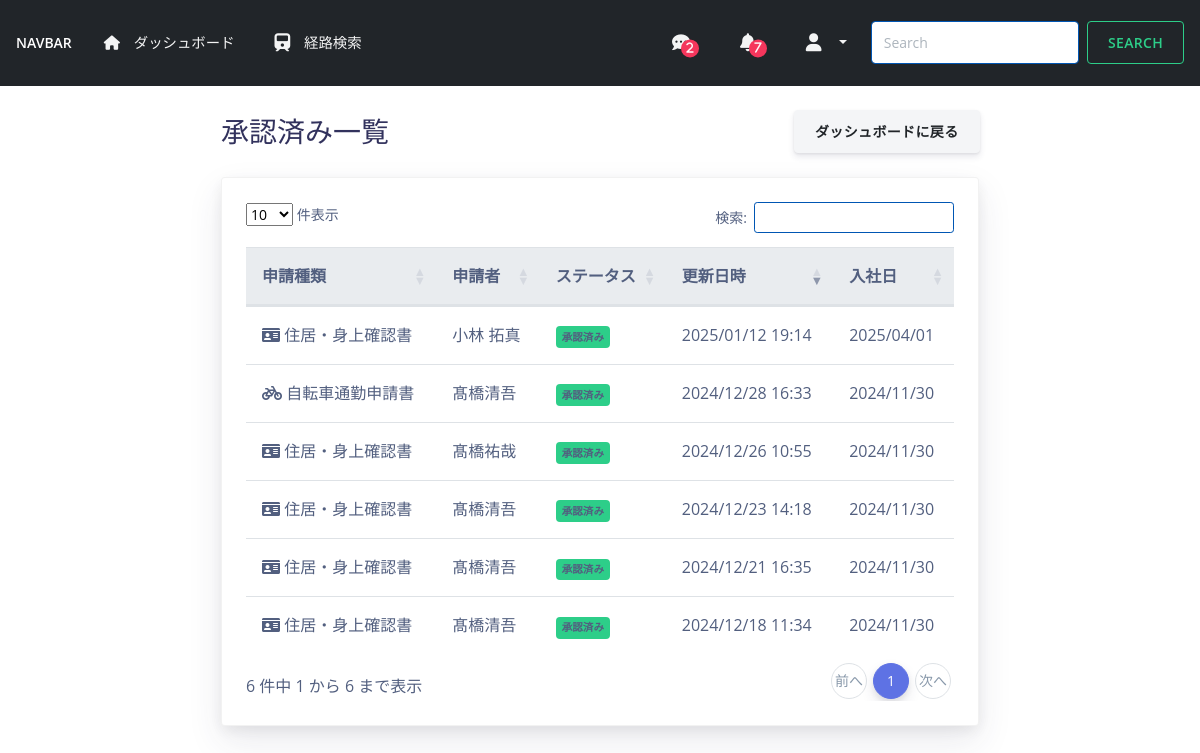
The page /request/approving_list/ (signed in) on the database its author committed.
### request/models.py (models this page shows, shortened)
class Application(models.Model):
    STATUS_CHOICES = [
        ('pending', '申請中'),
        ('approved', '承認済み'),
        ('rejected', '差し戻し'),
    ]
    user = models.ForeignKey(
        to=CustomUser,
        verbose_name='ユーザ',
        on_delete=models.CASCADE,
        null=True
    )
    status = models.CharField(
        max_length=10,
        choices=STATUS_CHOICES,
        verbose_name="申請ステータス",
        default='pending'
    )
    updated_at = models.DateTimeField(auto_now=True, verbose_name="更新日時")
    approval_date = models.DateField(verbose_name="承認日", blank=True, null=True)
    remarks = models.TextField(verbose_name="備考欄", blank=True, null=True)
    objects = ApplicationManager()
    class Meta:
        abstract = True

class Confirmation(Application):
    TRANSPORTATION_CHOICES = [
        ('walk', '徒歩'),
        ('bus', 'バス'),
        ('bicycle', '自転車'),
    ]
    name = models.CharField(max_length=100, verbose_name="氏名")
    name_kana = models.CharField(max_length=100, verbose_name="氏名フリガナ")
    address = models.TextField(verbose_name="住所")
    address_kana = models.TextField(verbose_name="住所フリガナ")
    is_bicycle_commute = models.BooleanField(verbose_name="自転車通勤", default=False)
    commute_route = models.TextField(verbose_name="通勤経路", blank=True, null=True)
    transportation_type = models.CharField(
        max_length=10,
        choices=TRANSPORTATION_CHOICES,
        verbose_name="最寄駅までの交通手段",
        default='walk'
    )
    bus_route = models.TextField(verbose_name="バス経路", blank=True, null=True)
    route_json = models.JSONField(verbose_name="経路データ（JSON）", blank=True, null=True)
    bus_route_json = models.JSONField(verbose_name="バス経路データ（JSON）", blank=True, null=True)
    updated_at = models.DateTimeField(auto_now=True, verbose_name="更新日時")
    economic_route_json = models.JSONField(verbose_name="経済路線（JSON）", blank=True, null=True)
    commuting_expenses = models.IntegerField(verbose_name="定期券代", blank=True, null=True)
    class Meta:
        verbose_name = "住居・身上確認書"
        verbose_name_plural = "住居・身上確認書"

class BicycleCommute(Application):
    application_date = models.DateField(verbose_name="申請日")
    employee_number = models.CharField(max_length=10, verbose_name="社員番号")
    name = models.CharField(max_length=100, verbose_name="氏名")
    name_kana = models.CharField(max_length=100, verbose_name="氏名フリガナ")
    affiliation = models.CharField(max_length=100, verbose_name="所属")
    current_address = models.TextField(verbose_name="現住所")
    amount = models.IntegerField(verbose_name="支給額計")
    class Meta:
        verbose_name = "自転車通勤申請書"
        verbose_name_plural = "自転車通勤申請書"

### accounts/models.py (models this page shows)
class CustomUser(AbstractUser):
    EMPLOYEE_TYPES = [
        ('内定者', '内定者'),
        ('社員', '社員'),
        ('退職者', '退職者'),
        ('人事', '人事'),
    ]
    employee_type = models.CharField(
        max_length=20,
        choices=EMPLOYEE_TYPES,
        default='内定者',
        verbose_name='社員属性'
    )
    date_of_joining = models.DateField(
        null=True,
        blank=True,
        verbose_name='入社日'
    )
    is_first_login = models.BooleanField(
        default=True,
        verbose_name='初回ログイン'
    )

### request/views.py (the view)
# urls.py: path('approving_list/', ApprovedListView.as_view(), name='approving_list'),
class ApprovedListView(ApplicationListView):
    def get_queryset(self):
        user = self.request.user
        if user.is_staff:
            confirmation_apps = Confirmation.objects.filter(status='approved')
            bicycle_commute_apps = BicycleCommute.objects.filter(status='approved')
        else:
            confirmation_apps = Confirmation.objects.filter(user=user, status='approved')
            bicycle_commute_apps = BicycleCommute.objects.filter(user=user, status='approved')
        all_applications = sorted(
            chain(confirmation_apps, bicycle_commute_apps),
            key=lambda x: x.updated_at,
            reverse=True
        )
        return all_applications

### notification/context_processors.py (called while the page is built)
def unread_notifications_count(request):
    if request.user.is_authenticated:
        unread_count = Notification.objects.filter(user=request.user, is_read=False).count()
        message_count = Message.objects.filter(recipient=request.user, is_read=False).count()
        return {'unread_notifications_count': unread_count, 'unread_messages_count': message_count}
    return {'unread_notifications_count': 0}

### request/templatetags/application_filters.py (called while the page is built)
@register.filter
def class_name(obj):
    return obj.__class__.__name__

### templates/request/application_list.html (shortened to what this page needs)
{% extends "request/base.html" %}
{% load static %}
{% load application_filters %}
{% block extra_css %}
<link rel="stylesheet" type="text/css" href="https://cdn.datatables.net/1.10.25/css/dataTables.bootstrap5.min.css">
{% endblock %}
{% block content %}
<div class="container-fluid px-4 py-4">
    <div class="row justify-content-center">
        <div class="col-md-12 col-lg-8">
            <div class="d-flex justify-content-between align-items-center mb-4">
                <h1 class="h3 mb-0 text-gray-800">
                    {% if user.is_staff %}
                        {% if request.resolver_match.url_name == 'unprocessing_list' %}
                            未処理一覧
                        {% elif request.resolver_match.url_name == 'approving_list' %}
                            承認済み一覧
                        {% endif %}
                    {% endif %}
                </h1>
                <a href="{% url 'dashboard' %}" class="btn btn-secondary">ダッシュボードに戻る</a>
            </div>
            {% if applications %}
            <div class="card shadow mb-4">
                <div class="card-body">
                    <div class="table-responsive">
                        <table id="applicationTable" class="table table-hover">
                            <thead class="thead-light">
                                <tr>
                                    <th>申請種類</th>
                                    <th>申請者</th>
                                    <th>ステータス</th>
                                    <th>更新日時</th>
                                    {% if user.is_staff and request.resolver_match.url_name == 'approving_list' %}
                                        <th>入社日</th>
                                    {% endif %}
                                </tr>
                            </thead>
                            <tbody>
                                {% for application in applications %}
                                {% if application.status != 'rejected' %}
                                <tr class="clickable-row" style="cursor: pointer;"
                                data-href="{% if application|class_name == 'Confirmation' %}
                                              {% url 'request:detail_confirmation' application.id %}
                                            {% elif application|class_name == 'BicycleCommute' %}
                                              {% url 'request:detail_bicycle_commute' application.id %}
                                            {% endif %}">
                                {% endif %}
                                    <td>
                                        {% if application|class_name == 'Confirmation' %}
                                            <i class="fas fa-id-card me-2"></i> 住居・身上確認書
                                        {% elif application|class_name == 'BicycleCommute' %}
                                            <i class="fa fa-bicycle me-2"></i> 自転車通勤申請書
                                        {% elif application|class_name == 'ExpenseReport' %}
                                            <i class="fas fa-receipt me-2"></i> 経費精算
                                        {% endif %}
                                    </td>
                                    <td>{{ application.user.first_name }}</td>
                                    <td>
                                        <span class="badge {% if application.status == 'rejected' %}bg-warning{% elif application.status == 'approved' %}bg-success{% else %}bg-secondary{% endif %}">
                                            {{ application.get_status_display }}
                                        </span>
                                    </td>
                                    <td>{{ application.updated_at|date:"Y/m/d H:i" }}</td>
                                    {% if user.is_staff and request.resolver_match.url_name == 'approving_list' %}
                                        <td>
                                            {{ application.user.date_of_joining|date:"Y/m/d" }}
                                        </td>
                                    {% endif %}
                                </tr>
                                {% endfor %}
                            </tbody>
                        </table>
                    </div>
                </div>
            </div>
            {% endif %}
        </div>
    </div>
</div>
{% endblock %}
{% block extra_script %}
<link rel="stylesheet" type="text/css" href="https://cdn.datatables.net/buttons/2.3.7/css/buttons.bootstrap5.min.css">
{% endblock %}

### templates/request/base.html (shortened to what this page needs)
{% load static %}
<!DOCTYPE html>
<html>
<head>
    <link href="{% static 'css/nucleo-icons.css' %}" rel="stylesheet">
    <link href="https://use.fontawesome.com/releases/v5.0.6/css/all.css" rel="stylesheet">
    <link rel="stylesheet" href="https://cdnjs.cloudflare.com/ajax/libs/font-awesome/6.0.0-beta3/css/all.min.css">
    <link type="text/css" href="{% static '/css/argon-design-system.min.css' %}" rel="stylesheet">
    <link rel="stylesheet"
        href="https://cdnjs.cloudflare.com/ajax/libs/jquery.perfect-scrollbar/1.5.5/css/perfect-scrollbar.min.css">
    <link rel="stylesheet" href="https://cdn.jsdelivr.net/npm/flatpickr/dist/flatpickr.min.css">
    <link class="css" rel="stylesheet" type="text/css" href="{% static 'css/style.css' %}">
    <link class="css" rel="stylesheet" type="text/css" href="{% static 'expGuiCourse/expCss/expGuiCourse.css' %}">
    <link class="css" rel="stylesheet" type="text/css" href="{% static 'css/dashboard.css' %}">
    {% block extra_css %}{% endblock %}
</head>
<body>
    {% block navbar %}
    <div class="sticky-top">
        <nav class="navbar navbar-icon-top navbar-expand-lg navbar-dark bg-dark w-100">
            <a class="navbar-brand disabled text-white">Navbar</a>
            <div class="collapse navbar-collapse" id="navbarSupportedContent">
                <ul class="navbar-nav mr-auto">
                    {% if user.is_authenticated %}
                    <li class="nav-item">
                        <a class="nav-link" href="{% url 'dashboard' %}">
                            <i class="fa fa-home"></i>
                            ダッシュボード
                        </a>
                    </li>
                    {% endif %}
                    <li class="nav-item">
                        <a class="nav-link" href="{% url 'route' %}">
                            経路検索
                        </a>
                    </li>
                </ul>
                <ul class="navbar-nav ">
                    {% if user.is_authenticated %}
                    <li class="nav-item">
                        <a class="nav-link" href="{% url 'message:message_list' %}">
                            <i class="fa fa-commenting fa-lg position-relative" aria-hidden="true">
                                {% if unread_messages_count > 0 %}
                                <span
                                    class="position-absolute bottom-0 end-0 translate-middle-x translate-middle-y badge rounded-pill bg-danger"
                                    style="border-radius: 50% !important; width: 18px; height: 18px; display: flex; align-items: center; justify-content: center; transform: translate(50%, 80%);">{{ unread_messages_count }}</span>
                                {% endif %}
                            </i>
                        </a>
                    </li>
                    <li class="nav-item">
                        <a class="nav-link" href="{% url 'notification:dashboard' %}">
                            <i class="fa fa-bell fa-lg position-relative">
                                {% if unread_notifications_count > 0 %}
                                <span
                                    class="position-absolute bottom-0 end-0 translate-middle-x translate-middle-y badge rounded-pill bg-danger"
                                    style="border-radius: 50% !important; width: 18px; height: 18px; display: flex; align-items: center; justify-content: center; transform: translate(50%, 80%);">{{ unread_notifications_count }}</span>
                                {% endif %}
                            </i>
                        </a>
                    </li>
                    {% endif %}
                    <li class="nav-item dropdown">
                        <a class="nav-link dropdown-toggle" href="#" id="navbarDropdown" role="button"
                            data-toggle="dropdown" aria-haspopup="true" aria-expanded="false">
                        </a>
                    </li>
                </ul>
                <form class="form-inline my-2 my-lg-0">
                    <input class="form-control mr-sm-2" type="text" placeholder="Search" aria-label="Search">
                    <button class="btn btn-outline-success my-2 my-sm-0" type="submit">Search</button>
                </form>
            </div>
        </nav>
    </div>
    {% endblock %}
    {% block content %}{% endblock %}
    {% block extra_script %}{% endblock %}
</body>
</html>

### static/css/style.css (style rules this page uses)
* { box-sizing: border-box; }
.form-control { border: 1px solid #0056b3; }
.form-control { background-color: #fff; opacity: 1; color: #333333; }
.navbar { z-index: 1000; }

### rows shown on the page
Confirmation: shows "住居・身上確認書", user.first_name "小林 拓真", status "承認済み", updated_at "2025/01/12 19:14", user.date_of_joining "2025/04/01"
BicycleCommute: shows "自転車通勤申請書", user.first_name "髙橋清吾", status "承認済み", updated_at "2024/12/28 16:33", user.date_of_joining "2024/11/30"
Confirmation: shows "住居・身上確認書", user.first_name "髙橋祐哉", status "承認済み", updated_at "2024/12/26 10:55", user.date_of_joining "2024/11/30"
Confirmation: shows "住居・身上確認書", user.first_name "髙橋清吾", status "承認済み", updated_at "2024/12/23 14:18", user.date_of_joining "2024/11/30"
Confirmation: shows "住居・身上確認書", user.first_name "髙橋清吾", status "承認済み", updated_at "2024/12/21 16:35", user.date_of_joining "2024/11/30"
Confirmation: shows "住居・身上確認書", user.first_name "髙橋清吾", status "承認済み", updated_at "2024/12/18 11:34", user.date_of_joining "2024/11/30"

### other values the page prints
{{ unread_messages_count }} "2"
{{ unread_notifications_count }} "7"
